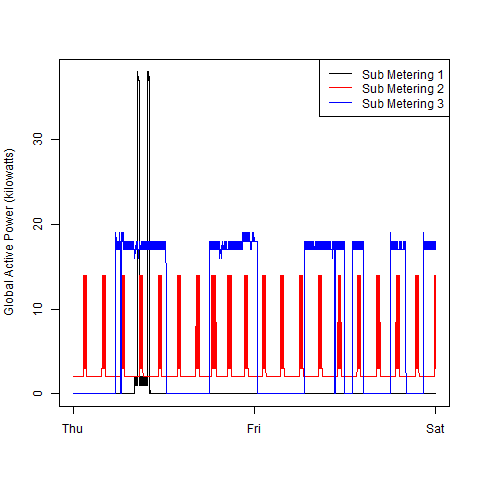

Recreate this plot in R.


## Create Plot 3
png(filename='Plot3.png',width=480,height=480,units='px')
with(data, {
  plot(SubMetering1~DateTime, type="l",
       ylab="Global Active Power (kilowatts)", xlab="")
  lines(SubMetering2~DateTime,col='Red')
  lines(SubMetering3~DateTime,col='Blue')
})
legend("topright", col=c("black", "red", "blue"), lwd=c(1,1,1), 
       c("Sub Metering 1", "Sub Metering 2", "Sub Metering 3"))

dev.off()